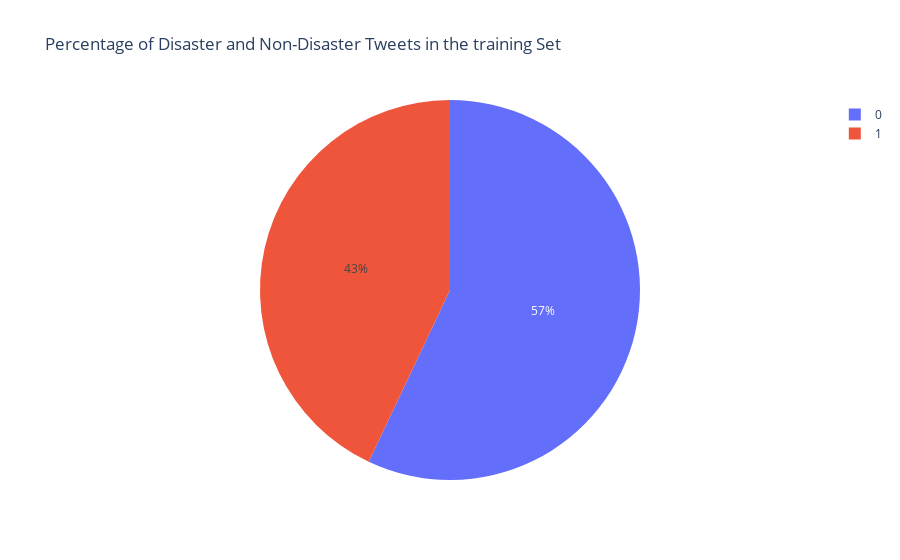

Notebook code cell kept with this figure:
### Code cell
plot_disaster_and_non_disaster_pie_distribution(raw=True)

### Figure 1 — Plotly figure (JSON) as saved in the notebook; plotly's stock layout.template omitted (floating-point values rounded to 4 significant figures)
{"data": [{"domain": {"x": [0, 1], "y": [0, 1]}, "hovertemplate": "Disaster Tweet=%{label}<br>count=%{value}<extra></extra>", "labels": [0, 1], "legendgroup": "", "name": "", "showlegend": true, "type": "pie", "values": [4342, 3271]}], "layout": {"autosize": true, "legend": {"tracegroupgap": 0}, "title": {"text": "Percentage of Disaster and Non-Disaster Tweets in the training Set"}}}
